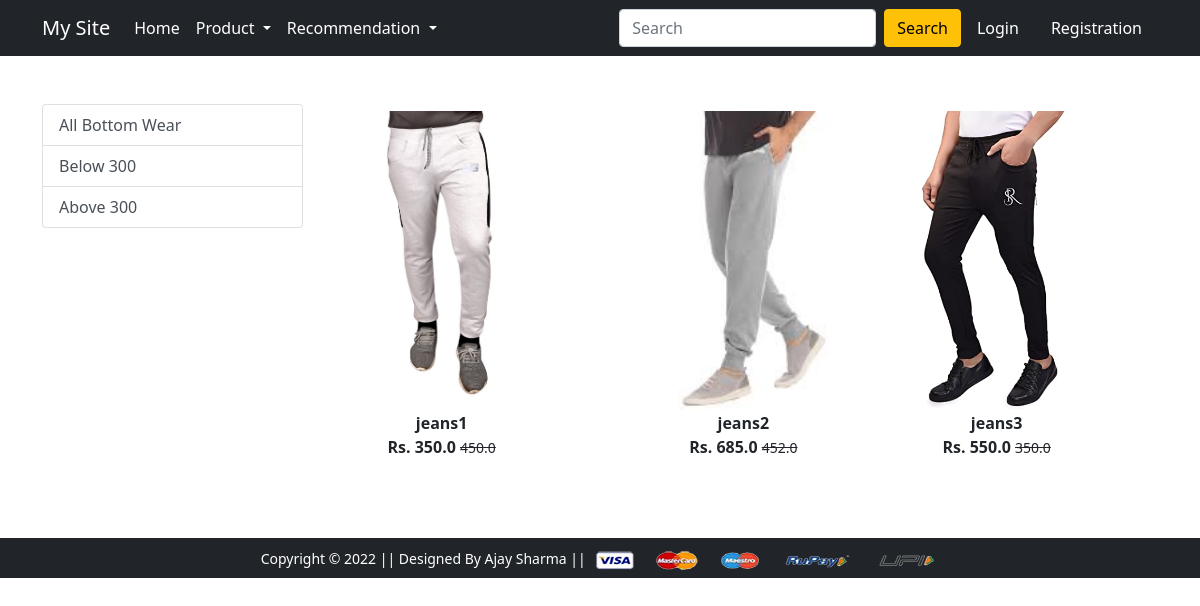
The app's page /bottomwear/ with its own data.
### apps/models.py (models this page shows, shortened)
class Product(models.Model):
    title = models.CharField(max_length=100)
    selling_price = models.FloatField()
    discounted_price = models.FloatField()
    description = models.TextField()
    brand = models.CharField(max_length=100)
    category = models.CharField(choices=CATEGORY_CHOICES, max_length=2)
    product_img = models.ImageField(upload_to='productimg')

### apps/views.py (the view)
# urls.py: path('bottomwear/', views.bottomwear, name='bottomwear'),
def bottomwear(request, data=None):
    totalitem = 0
    if request.user.is_authenticated:
        totalitem = len(Cart.objects.filter(user=request.user))
    if data == None:
        bottomwears = Product.objects.filter(category='BW')
    elif data == 'below':
        bottomwears = Product.objects.filter(category='BW').filter(discounted_price__lt=300)
    elif data == 'above':
        bottomwears = Product.objects.filter(category='BW').filter(discounted_price__gt=300)
    return render(request, 'app/bottomwear.html', {'bottomwears': bottomwears, 'totalitem': totalitem})

### apps/templates/app/bottomwear.html (shortened to what this page needs)
{% extends 'app/base.html' %}
{% load static %}
{% block main-content %}
<div class="container my-5">
 <div class="row">
  <div class="col-sm-3">
   <div class="list-group">
    <a href="{% url 'bottomwear' %}" class="list-group-item list-group-item-action" aria-current="true">All Bottom Wear</a>
    <a href="{% url 'bottomweardata' 'below' %}" class="list-group-item list-group-item-action" aria-current="true">Below 300</a>
    <a href="{% url 'bottomweardata' 'above' %}" class="list-group-item list-group-item-action" aria-current="true">Above 300</a>
  </div>
  </div>
  <div class="col-sm-8 ">
   <div class="row">
    {% for product in bottomwears %}
    <div class="col-sm-4 text-center mb-4">
        <a href="{% url 'product-detail' product.id %}" class="btn">
            <div class="item">
                <img src="{{product.product_img.url}}" alt="" height="300" class="">
                <div class="fw-bold">{{product.title}}</div>
                <div class="fw-bold">Rs. {{product.discounted_price}}
                <small class="fw-light text-decoration-line-through">{{product.selling_price}}</small></div>
            </div>
        </a>
    </div>
    {% endfor %}
    </div>
   </div>
  </div>
 </div>
{% endblock main-content %}

### records on screen
Product: product_img (picture), title "jeans1", discounted_price "350.0", selling_price "450.0"
Product: product_img (picture), title "jeans2", discounted_price "685.0", selling_price "452.0"
Product: product_img (picture), title "jeans3", discounted_price "550.0", selling_price "350.0"
